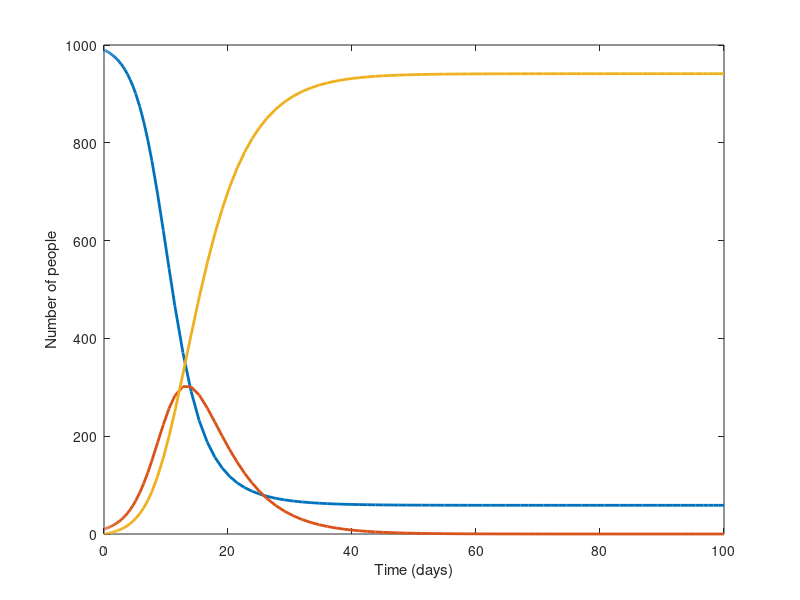

The MATLAB script that drew this image: (Note: this script raises an error after producing the figure.)
clc; clear; close all;

% Given parameters
N = 1000;
gamma = 0.20;
R_0 = 3.0;

% We can get beta
beta = (R_0 * gamma) / N;

% Initial conditions
%      S   I   R
%      |   |   |
x0 = [990; 10; 0];

% We want to observe for 100 days
tspan = [0 100];

% The function that outputs the differentials
function dxdt = SIR_ODE(x, beta, gamma)
    S = x(1); % Takes the first element
    I = x(2); % Takes the second element
    
    dSdt = -beta*S*I;
    dIdt = beta*S*I - gamma*I;
    dRdt = gamma*I;
    
    dxdt = [dSdt; dIdt; dRdt]; % Outputs everything together!
end

% Calculating the differentials
%         Anonymous function
%              |
%              |     that calls the ODE function defined earlier
%              |            |
[t, x] = ode45(@(t, x) SIR_ODE(x, beta, gamma), tspan, x0);

S = x(:, 1);
I = x(:, 2);
R = x(:, 3);

plot(t, S, "LineWidth", 2)
hold on
plot(t, I, "LineWidth", 2)
plot(t, R, "LineWidth", 2)
xlabel("Time (days)")
ylabel("Number of people")

[Imax,k] = max(I);
tpeak = t(k);
xline(tpeak, "--")
legend("Susceptible", "Infected", "Recovered", "Infection peak")
